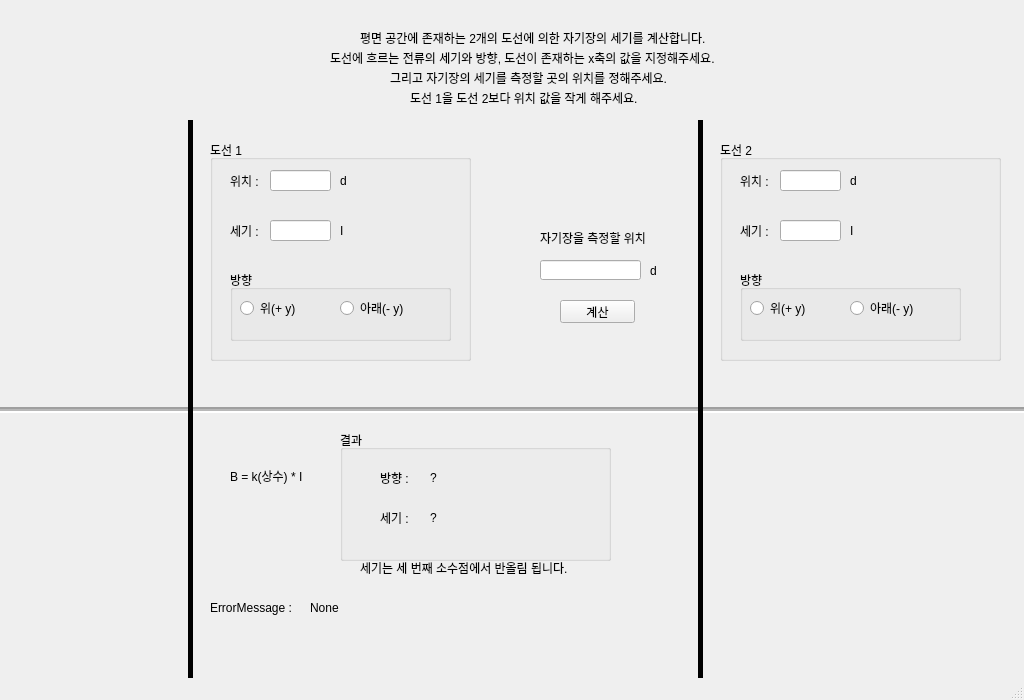
<?xml version="1.0" encoding="UTF-8"?>
<ui version="4.0">
 <class>MainWindow</class>
 <widget class="QMainWindow" name="MainWindow">
  <property name="geometry">
   <rect>
    <x>0</x>
    <y>0</y>
    <width>1024</width>
    <height>700</height>
   </rect>
  </property>
  <property name="windowTitle">
   <string>MainWindow</string>
  </property>
  <widget class="QWidget" name="centralwidget">
   <widget class="QLabel" name="Title1">
    <property name="geometry">
     <rect>
      <x>360</x>
      <y>30</y>
      <width>381</width>
      <height>16</height>
     </rect>
    </property>
    <property name="lineWidth">
     <number>1</number>
    </property>
    <property name="text">
     <string>평면 공간에 존재하는 2개의 도선에 의한 자기장의 세기를 계산합니다.</string>
    </property>
   </widget>
   <widget class="QLabel" name="Title2">
    <property name="geometry">
     <rect>
      <x>330</x>
      <y>50</y>
      <width>431</width>
      <height>16</height>
     </rect>
    </property>
    <property name="lineWidth">
     <number>6</number>
    </property>
    <property name="text">
     <string>도선에 흐르는 전류의 세기와 방향, 도선이 존재하는 x축의 값을 지정해주세요.</string>
    </property>
   </widget>
   <widget class="QLabel" name="Title2_2">
    <property name="geometry">
     <rect>
      <x>390</x>
      <y>70</y>
      <width>311</width>
      <height>16</height>
     </rect>
    </property>
    <property name="lineWidth">
     <number>6</number>
    </property>
    <property name="text">
     <string>그리고 자기장의 세기를 측정할 곳의 위치를 정해주세요.</string>
    </property>
   </widget>
   <widget class="Line" name="axisX">
    <property name="geometry">
     <rect>
      <x>-170</x>
      <y>390</y>
      <width>1251</width>
      <height>41</height>
     </rect>
    </property>
    <property name="lineWidth">
     <number>2</number>
    </property>
    <property name="midLineWidth">
     <number>2</number>
    </property>
    <property name="orientation">
     <enum>Qt::Horizontal</enum>
    </property>
   </widget>
   <widget class="Line" name="line1">
    <property name="geometry">
     <rect>
      <x>150</x>
      <y>120</y>
      <width>81</width>
      <height>581</height>
     </rect>
    </property>
    <property name="frameShadow">
     <enum>QFrame::Plain</enum>
    </property>
    <property name="lineWidth">
     <number>5</number>
    </property>
    <property name="midLineWidth">
     <number>5</number>
    </property>
    <property name="orientation">
     <enum>Qt::Vertical</enum>
    </property>
   </widget>
   <widget class="Line" name="line2">
    <property name="geometry">
     <rect>
      <x>660</x>
      <y>120</y>
      <width>81</width>
      <height>581</height>
     </rect>
    </property>
    <property name="frameShadow">
     <enum>QFrame::Plain</enum>
    </property>
    <property name="lineWidth">
     <number>5</number>
    </property>
    <property name="midLineWidth">
     <number>5</number>
    </property>
    <property name="orientation">
     <enum>Qt::Vertical</enum>
    </property>
   </widget>
   <widget class="QLabel" name="label">
    <property name="geometry">
     <rect>
      <x>230</x>
      <y>460</y>
      <width>91</width>
      <height>31</height>
     </rect>
    </property>
    <property name="text">
     <string>B = k(상수) * I</string>
    </property>
   </widget>
   <widget class="QGroupBox" name="line1_2">
    <property name="geometry">
     <rect>
      <x>210</x>
      <y>140</y>
      <width>261</width>
      <height>221</height>
     </rect>
    </property>
    <property name="title">
     <string>도선 1</string>
    </property>
    <widget class="QGroupBox" name="Direct1">
     <property name="geometry">
      <rect>
       <x>20</x>
       <y>130</y>
       <width>221</width>
       <height>71</height>
      </rect>
     </property>
     <property name="title">
      <string>방향</string>
     </property>
     <widget class="QRadioButton" name="up1">
      <property name="geometry">
       <rect>
        <x>10</x>
        <y>30</y>
        <width>90</width>
        <height>16</height>
       </rect>
      </property>
      <property name="text">
       <string>위(+ y)</string>
      </property>
     </widget>
     <widget class="QRadioButton" name="down1">
      <property name="geometry">
       <rect>
        <x>110</x>
        <y>30</y>
        <width>90</width>
        <height>16</height>
       </rect>
      </property>
      <property name="text">
       <string>아래(- y)</string>
      </property>
     </widget>
    </widget>
    <widget class="QLabel" name="label_6">
     <property name="geometry">
      <rect>
       <x>20</x>
       <y>80</y>
       <width>41</width>
       <height>21</height>
      </rect>
     </property>
     <property name="text">
      <string>세기 :</string>
     </property>
    </widget>
    <widget class="QLabel" name="label_10">
     <property name="geometry">
      <rect>
       <x>130</x>
       <y>30</y>
       <width>21</width>
       <height>21</height>
      </rect>
     </property>
     <property name="text">
      <string>d</string>
     </property>
    </widget>
    <widget class="QLineEdit" name="inten1">
     <property name="geometry">
      <rect>
       <x>60</x>
       <y>80</y>
       <width>61</width>
       <height>21</height>
      </rect>
     </property>
    </widget>
    <widget class="QLabel" name="label_4">
     <property name="geometry">
      <rect>
       <x>20</x>
       <y>30</y>
       <width>31</width>
       <height>21</height>
      </rect>
     </property>
     <property name="text">
      <string>위치 :</string>
     </property>
    </widget>
    <widget class="QLineEdit" name="pos1">
     <property name="geometry">
      <rect>
       <x>60</x>
       <y>30</y>
       <width>61</width>
       <height>21</height>
      </rect>
     </property>
    </widget>
    <widget class="QLabel" name="label_12">
     <property name="geometry">
      <rect>
       <x>130</x>
       <y>80</y>
       <width>21</width>
       <height>21</height>
      </rect>
     </property>
     <property name="text">
      <string>I</string>
     </property>
    </widget>
   </widget>
   <widget class="QGroupBox" name="groupBox">
    <property name="geometry">
     <rect>
      <x>720</x>
      <y>140</y>
      <width>281</width>
      <height>221</height>
     </rect>
    </property>
    <property name="title">
     <string>도선 2</string>
    </property>
    <widget class="QGroupBox" name="Direct2">
     <property name="geometry">
      <rect>
       <x>20</x>
       <y>130</y>
       <width>221</width>
       <height>71</height>
      </rect>
     </property>
     <property name="title">
      <string>방향</string>
     </property>
     <widget class="QRadioButton" name="up2">
      <property name="geometry">
       <rect>
        <x>10</x>
        <y>30</y>
        <width>90</width>
        <height>16</height>
       </rect>
      </property>
      <property name="text">
       <string>위(+ y)</string>
      </property>
     </widget>
     <widget class="QRadioButton" name="down2">
      <property name="geometry">
       <rect>
        <x>110</x>
        <y>30</y>
        <width>90</width>
        <height>16</height>
       </rect>
      </property>
      <property name="text">
       <string>아래(- y)</string>
      </property>
     </widget>
    </widget>
    <widget class="QLabel" name="label_7">
     <property name="geometry">
      <rect>
       <x>20</x>
       <y>80</y>
       <width>41</width>
       <height>21</height>
      </rect>
     </property>
     <property name="text">
      <string>세기 :</string>
     </property>
    </widget>
    <widget class="QLabel" name="label_5">
     <property name="geometry">
      <rect>
       <x>20</x>
       <y>30</y>
       <width>31</width>
       <height>21</height>
      </rect>
     </property>
     <property name="text">
      <string>위치 :</string>
     </property>
    </widget>
    <widget class="QLineEdit" name="pos2">
     <property name="geometry">
      <rect>
       <x>60</x>
       <y>30</y>
       <width>61</width>
       <height>21</height>
      </rect>
     </property>
    </widget>
    <widget class="QLabel" name="label_11">
     <property name="geometry">
      <rect>
       <x>130</x>
       <y>30</y>
       <width>21</width>
       <height>21</height>
      </rect>
     </property>
     <property name="text">
      <string>d</string>
     </property>
    </widget>
    <widget class="QLineEdit" name="inten2">
     <property name="geometry">
      <rect>
       <x>60</x>
       <y>80</y>
       <width>61</width>
       <height>21</height>
      </rect>
     </property>
    </widget>
    <widget class="QLabel" name="label_13">
     <property name="geometry">
      <rect>
       <x>130</x>
       <y>80</y>
       <width>21</width>
       <height>21</height>
      </rect>
     </property>
     <property name="text">
      <string>I</string>
     </property>
    </widget>
   </widget>
   <widget class="QLabel" name="label_2">
    <property name="geometry">
     <rect>
      <x>540</x>
      <y>230</y>
      <width>121</width>
      <height>16</height>
     </rect>
    </property>
    <property name="text">
     <string>자기장을 측정할 위치</string>
    </property>
   </widget>
   <widget class="QLineEdit" name="calpos">
    <property name="geometry">
     <rect>
      <x>540</x>
      <y>260</y>
      <width>101</width>
      <height>20</height>
     </rect>
    </property>
   </widget>
   <widget class="QPushButton" name="ResultButton">
    <property name="geometry">
     <rect>
      <x>560</x>
      <y>300</y>
      <width>75</width>
      <height>23</height>
     </rect>
    </property>
    <property name="text">
     <string>계산</string>
    </property>
   </widget>
   <widget class="QGroupBox" name="groupBox_2">
    <property name="geometry">
     <rect>
      <x>340</x>
      <y>430</y>
      <width>271</width>
      <height>131</height>
     </rect>
    </property>
    <property name="title">
     <string>결과</string>
    </property>
    <widget class="QLabel" name="label_3">
     <property name="geometry">
      <rect>
       <x>40</x>
       <y>40</y>
       <width>31</width>
       <height>16</height>
      </rect>
     </property>
     <property name="text">
      <string>방향 :</string>
     </property>
    </widget>
    <widget class="QLabel" name="label_8">
     <property name="geometry">
      <rect>
       <x>40</x>
       <y>80</y>
       <width>41</width>
       <height>16</height>
      </rect>
     </property>
     <property name="text">
      <string>세기 :</string>
     </property>
    </widget>
    <widget class="QLabel" name="DirectResult">
     <property name="geometry">
      <rect>
       <x>90</x>
       <y>40</y>
       <width>161</width>
       <height>16</height>
      </rect>
     </property>
     <property name="text">
      <string>?</string>
     </property>
    </widget>
    <widget class="QLabel" name="IntenResult">
     <property name="geometry">
      <rect>
       <x>90</x>
       <y>80</y>
       <width>161</width>
       <height>16</height>
      </rect>
     </property>
     <property name="text">
      <string>?</string>
     </property>
    </widget>
   </widget>
   <widget class="QLabel" name="label_14">
    <property name="geometry">
     <rect>
      <x>650</x>
      <y>260</y>
      <width>21</width>
      <height>21</height>
     </rect>
    </property>
    <property name="text">
     <string>d</string>
    </property>
   </widget>
   <widget class="QLabel" name="label_9">
    <property name="geometry">
     <rect>
      <x>410</x>
      <y>90</y>
      <width>251</width>
      <height>16</height>
     </rect>
    </property>
    <property name="text">
     <string>도선 1을 도선 2보다 위치 값을 작게 해주세요.</string>
    </property>
   </widget>
   <widget class="QLabel" name="label_15">
    <property name="geometry">
     <rect>
      <x>210</x>
      <y>600</y>
      <width>91</width>
      <height>16</height>
     </rect>
    </property>
    <property name="text">
     <string>ErrorMessage : </string>
    </property>
   </widget>
   <widget class="QLabel" name="ErrorMsg">
    <property name="geometry">
     <rect>
      <x>310</x>
      <y>600</y>
      <width>381</width>
      <height>16</height>
     </rect>
    </property>
    <property name="text">
     <string>None</string>
    </property>
   </widget>
   <widget class="QLabel" name="label_16">
    <property name="geometry">
     <rect>
      <x>360</x>
      <y>560</y>
      <width>231</width>
      <height>16</height>
     </rect>
    </property>
    <property name="text">
     <string>세기는 세 번째 소수점에서 반올림 됩니다.</string>
    </property>
   </widget>
  </widget>
  <widget class="QMenuBar" name="menubar">
   <property name="geometry">
    <rect>
     <x>0</x>
     <y>0</y>
     <width>1024</width>
     <height>21</height>
    </rect>
   </property>
  </widget>
  <widget class="QStatusBar" name="statusbar"/>
 </widget>
 <resources/>
 <connections/>
</ui>
